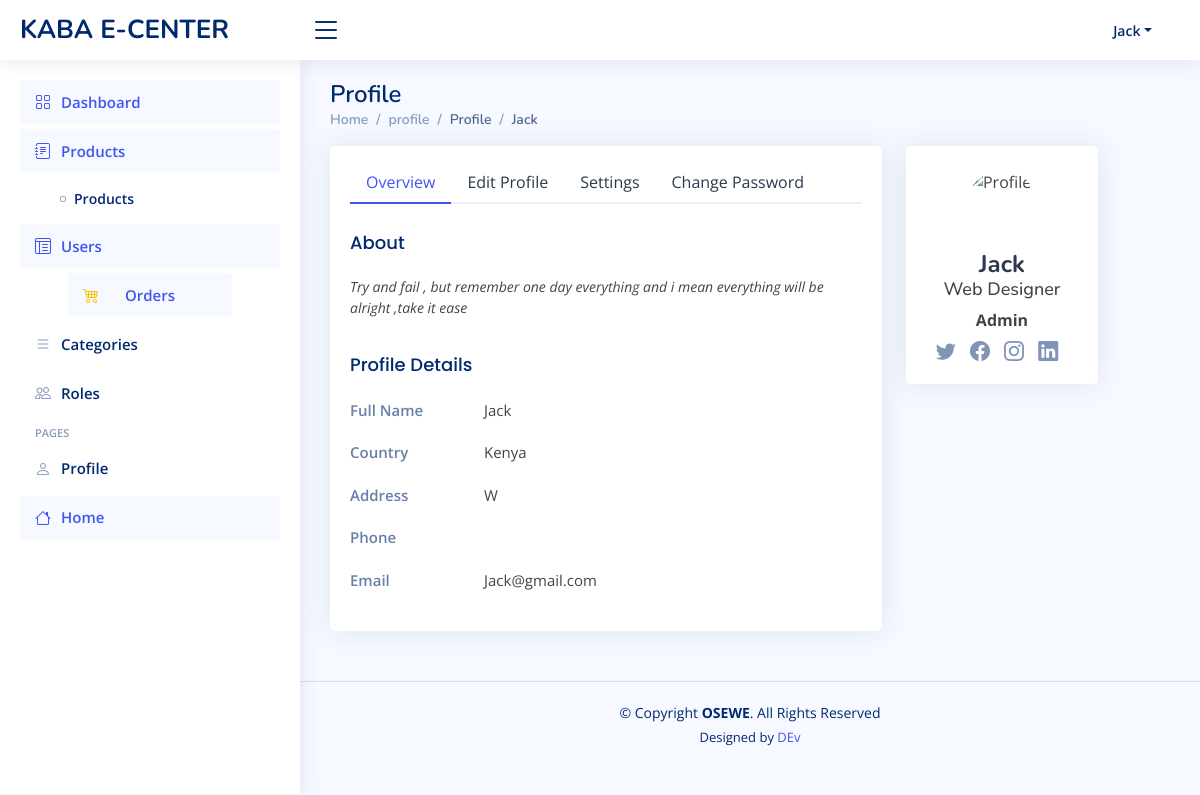
Screenshot of /public/admin/profile (signed in) with the database file from the repository.
### tables this page shows
CREATE TABLE `users` (
  `id` int(11) NOT NULL,
  `username` varchar(255) NOT NULL,
  `email` varchar(255) NOT NULL,
  `role` int(1) NOT NULL DEFAULT 0,
  `password` varchar(100) NOT NULL,
  `image` varchar(255) DEFAULT NULL,
  `date` timestamp(6) NULL DEFAULT NULL,
  `about` varchar(225) DEFAULT NULL,
  `lastname` varchar(255) DEFAULT NULL,
  `country` varchar(100) DEFAULT NULL,
  `address` varchar(100) DEFAULT NULL,
  `phone` varchar(100) DEFAULT NULL,
  `slug` varchar(100) DEFAULT NULL,
  `facebook_link` varchar(255) DEFAULT NULL,
  `twitter_link` varchar(255) DEFAULT NULL,
  `instagram_link` varchar(255) DEFAULT NULL
);

### app/controllers/Admin.php (called while the page is built, shortened)
<?php
class Admin extends Controller
{
    public function profile($id = null)
    {
        $id =Auth::getid();
          $user = new User();
          $arr['id'] = $id;
          $data['row'] = $row   = $user->first($arr);
       $data['errors']= $user->errors;
      $data['title'] = "profile";
      $this->view('admin/profile', $data);
    }
}

### app/core/app.php (called while the page is built, shortened)
<?php
class App
{
    protected $controller = '_404';
    protected $method = 'index';
    public function  __construct()
    {
     $arr = $this->getURL();
     $arr[0] = ucfirst($arr[0]);
        $filename = "../app/controllers/".$arr[0].".php";
     if(file_exists($filename))
        {
            $this->controller = $arr[0];
            unset($arr[0]);
        }
        else {
           require "../app/controllers/".$this->controller.".php";
        }
        $myController = new $this->controller();
        $myMethod = $arr[1] ?? '$this->method';
        if(!empty($arr[1]))
        {
            if(method_exists($myController, strtolower($myMethod)))
            {
                $this->method = strtolower($myMethod);
                unset($arr[1]);
            }
        }
        $arr = array_values($arr);
        call_user_func_array(array($myController, "$this->method"),$arr);
    }
    public function getURL()
    {
        $url = $_GET['url'] ?? 'home';
        $url = filter_var($url, FILTER_SANITIZE_URL);
        $arr = explode("/", $url);
        return $arr;
    }
}

### public/index.php (called while the page is built, shortened)
<?php
$app = new App();

### app/models/Auth.php (called while the page is built, shortened)
<?php
class auth{
      public static function __callstatic($fuction, $key)
     {
        $key = str_replace('get','', $fuction);
        $key = strtolower($key);
         if(!empty($_SESSION['USER_DATA']->$key))
        {
           return  $_SESSION['USER_DATA']->$key;
        }
     }
}

### app/core/model.php (called while the page is built, shortened)
<?php
class Model extends Database
{
      public function first($data)
    {
        $sql = "select * from $this->table where ";
         foreach ($data as $key => $value) {
             $sql .="".$key. " = :$key"."&&";
         }
        $sql = trim($sql,'&&');
        $sql .= " order by id desc limit 1";
         $result = $this->query($sql,$data);
         if(is_array($result))
         {
             if(property_exists($this, 'afterSelect'))
            {
                foreach ($this->afterSelect as  $functions) {
                   $result =  $this->$functions($result);
                }
            }
            return $result[0] ;
         }
         return false;
    }
}

### app/core/database.php (called while the page is built)
<?php
class Database{
    private function connect(){
        $string = "mysql:host=".DBHOST.";dbname=".DBNAME;
        $con = new PDO($string,DBUSER,DBPASSWORD);
        return $con;
    }
    public function query($query, $data=[],$type = 'object')
    {
        $conn = $this->connect();
        $statement = $conn->prepare($query);
        if($statement)
        {
         $check = $statement->execute($data);
         if($check)
         {
            if($type == 'object')
            {
                $type = PDO::FETCH_OBJ;
            }
            else
            {
                $type = PDO::FETCH_ASSOC;
            }
            $result = $statement->fetchAll($type);
            if(is_array($result) && count($result)>0)
            {
                    if(property_exists($this, 'afterSelect'))
                    {
                        foreach ($this->afterSelect as  $functions) {
                        $result =  $this->$functions($result);
                        }
                    }
                return $result;
            }
         }
        }
        return false;
    }
}

### app/models/User.php (called while the page is built, shortened)
<?php
class User extends Model
{
    protected function get_role($data)
{
    if(!empty($data[0]->email) && !empty($data[0]->role))
    {
        foreach($data as $key => $row)
        {
             $sql = "select role from roles where id =:id limit 1";
             $result = $this->query($sql,['id'=>$row->role]);
                if($result)
                {
                    $data[$key]->role_name = $result[0]->role;
                }
        }
    }
    return $data;
}
}

### app/core/functions.php (called while the page is built, shortened)
<?php
function esc($str)
{
     return htmlspecialchars($str);
}
function get_image($img)
{
   $img_file =  $img;
    return ROOT."/assets/img/placeholder-image.jpg";
}

### app/views/admin/profile.view.php (the view, shortened to what this page needs)
<main id="main" class="main ">
<?php  if(!empty($row)):?>
    <div class="pagetitle">
      <h1>Profile</h1>
      <nav>
        <ol class="breadcrumb">
          <li class="breadcrumb-item"><a href="<?php echo ROOT ?>/admin/dashboard">Home</a></li>
          <li class="breadcrumb-item"><?php echo $data['title'] ?></li>
          <li class="breadcrumb-item active">Profile</li>
           <li class="breadcrumb-item active"><?php echo esc (ucfirst($row->username)) ?></li>
        </ol>
      </nav>
    </div>
    <section class="section profile">
      <div class="row">
        <div class="col-xl-8">
          <div class="card">
            <div class="card-body pt-3">
              <ul class="nav nav-tabs nav-tabs-bordered">
                <li class="nav-item" >
                  <button onclick="set_tab(this.getAttribute('data-bs-target'))" class="nav-link active" data-bs-toggle="tab" data-bs-target="#profile-overview" id="profile-overview-tab">Overview</button>
                </li>
                <li class="nav-item">
                  <div   onclick="set_tab(this.getAttribute('data-bs-target'))" class="nav-link" data-bs-toggle="tab" data-bs-target="#profile-edit" id="profile-edit-tab">Edit Profile</div>
                </li>
                <li class="nav-item">
                  <button onclick="set_tab(this.getAttribute('data-bs-target'))" class="nav-link" data-bs-toggle="tab" data-bs-target="#profile-settings" id="profile-settings-tab">Settings</button>
                </li>
                <li class="nav-item">
                  <button onclick="set_tab(this.getAttribute('data-bs-target'))" class="nav-link" data-bs-toggle="tab" data-bs-target="#profile-change-password" id="profile-change-password-tab">Change Password</button>
                </li>
              </ul>
              <div class="tab-content pt-2">
                <div class="tab-pane fade show active profile-overview" id="profile-overview">
                  <h5 class="card-title">About</h5>
                  <p class="small fst-italic"><?php echo ucfirst(esc($row->about))?></p>
                  <h5 class="card-title">Profile Details</h5>
                  <div class="row">
                    <div class="col-lg-3 col-md-4 label ">Full Name</div>
                    <div class="col-lg-9 col-md-8"><?php echo ucfirst(esc($row->username))?></div>
                  </div>
                  <div class="row">
                    <div class="col-lg-3 col-md-4 label">Country</div>
                    <div class="col-lg-9 col-md-8"><?php echo ucfirst(esc($row->country))?></div>
                  </div>
                  <div class="row">
                    <div class="col-lg-3 col-md-4 label">Address</div>
                    <div class="col-lg-9 col-md-8"><?php echo ucfirst(esc($row->address))?></div>
                  </div>
                  <div class="row">
                    <div class="col-lg-3 col-md-4 label">Phone</div>
                    <div class="col-lg-9 col-md-8"><?php echo ucfirst(esc($row->phone))?></div>
                  </div>
                  <div class="row">
                    <div class="col-lg-3 col-md-4 label">Email</div>
                    <div class="col-lg-9 col-md-8"><?php echo ucfirst(esc($row->email))?></div>
                  </div>
                </div>
              </div>
            </div>
          </div>
        </div>
        <div class="col-xl-3">
          <div class="card">
            <div class="card-body profile-card pt-4 d-flex flex-column align-items-center">
              <img style="object-fit:cover !important; width:70px; height:70px;" src="<?php echo  get_image($row->image)?>" alt="Profile" class="rounded-circle">
              <h2><?php echo ucfirst(esc($row->username))?></h2>
              <h3>Web Designer</h3>
              <strong><?php echo ucfirst(esc($row->role_name)) ?></strong>
              <div class="social-links mt-2">
                <a href="#" class="twitter"><i class="bi bi-twitter"></i></a>
                <a href="#" class="facebook"><i class="bi bi-facebook"></i></a>
                <a href="#" class="instagram"><i class="bi bi-instagram"></i></a>
                <a href="#" class="linkedin"><i class="bi bi-linkedin"></i></a>
              </div>
            </div>
          </div>
        </div>
      </div>
    </section>
        <?php endif;?>
 </main>

### public/assets/admin_assets/assets/css/style.css (style rules this page uses)
:root { scroll-behavior: smooth; }
body { font-family: "Open Sans", sans-serif; background: #f6f9ff; color: #444444; }
a { color: #4154f1; text-decoration: none; }
h1, h2, h3, h4, h5, h6 { font-family: "Nunito", sans-serif; }
#main { margin-top: 60px; padding: 20px 30px; transition: all 0.3s; }
.pagetitle { margin-bottom: 10px; }
.pagetitle h1 { font-size: 24px; margin-bottom: 0; font-weight: 600; color: #012970; }
.card { margin-bottom: 30px; border: none; border-radius: 5px; box-shadow: 0px 0 30px rgba(1, 41, 112, 0.1); }
.card-title { padding: 20px 0 15px 0; font-size: 18px; font-weight: 500; color: #012970; font-family: "Poppins", sans-serif; }
.card-body { padding: 0 20px 20px 20px; }
.breadcrumb { font-size: 14px; font-family: "Nunito", sans-serif; color: #899bbd; font-weight: 600; }
.breadcrumb a { color: #899bbd; transition: 0.3s; }
.breadcrumb .breadcrumb-item::before { color: #899bbd; }
.breadcrumb .active { color: #51678f; font-weight: 600; }
.nav-tabs-bordered { border-bottom: 2px solid #ebeef4; }
.nav-tabs-bordered .nav-link { margin-bottom: -2px; border: none; color: #2c384e; }
.nav-tabs-bordered .nav-link.active { background-color: #fff; color: #4154f1; border-bottom: 2px solid #4154f1; }
@media (min-width: 1200px) { #main, #footer { margin-left: 300px; } }
.profile .profile-card img { max-width: 120px; }
.profile .profile-card h2 { font-size: 24px; font-weight: 700; color: #2c384e; margin: 10px 0 0 0; }
.profile .profile-card h3 { font-size: 18px; }
.profile .profile-card .social-links a { font-size: 20px; display: inline-block; color: rgba(1, 41, 112, 0.5); line-height: 0; margin-right: 10px; transition: 0.3s; }
.profile .profile-overview .row { margin-bottom: 20px; font-size: 15px; }
.profile .profile-overview .card-title { color: #012970; }
.profile .profile-overview .label { font-weight: 600; color: rgba(1, 41, 112, 0.6); }

### rows the page displays
users: username "Jack", about "Try and fail , but remember one day everything and i mean everything will be alright ,take it ease", country "Kenya", address "W", email "Jack@gmail.com"

### other values shown
WEB_NAME "KABA E-CENTER"
Auth::getUsername() "Jack"
$data['title'] "profile"
$row->role_name "Admin"
